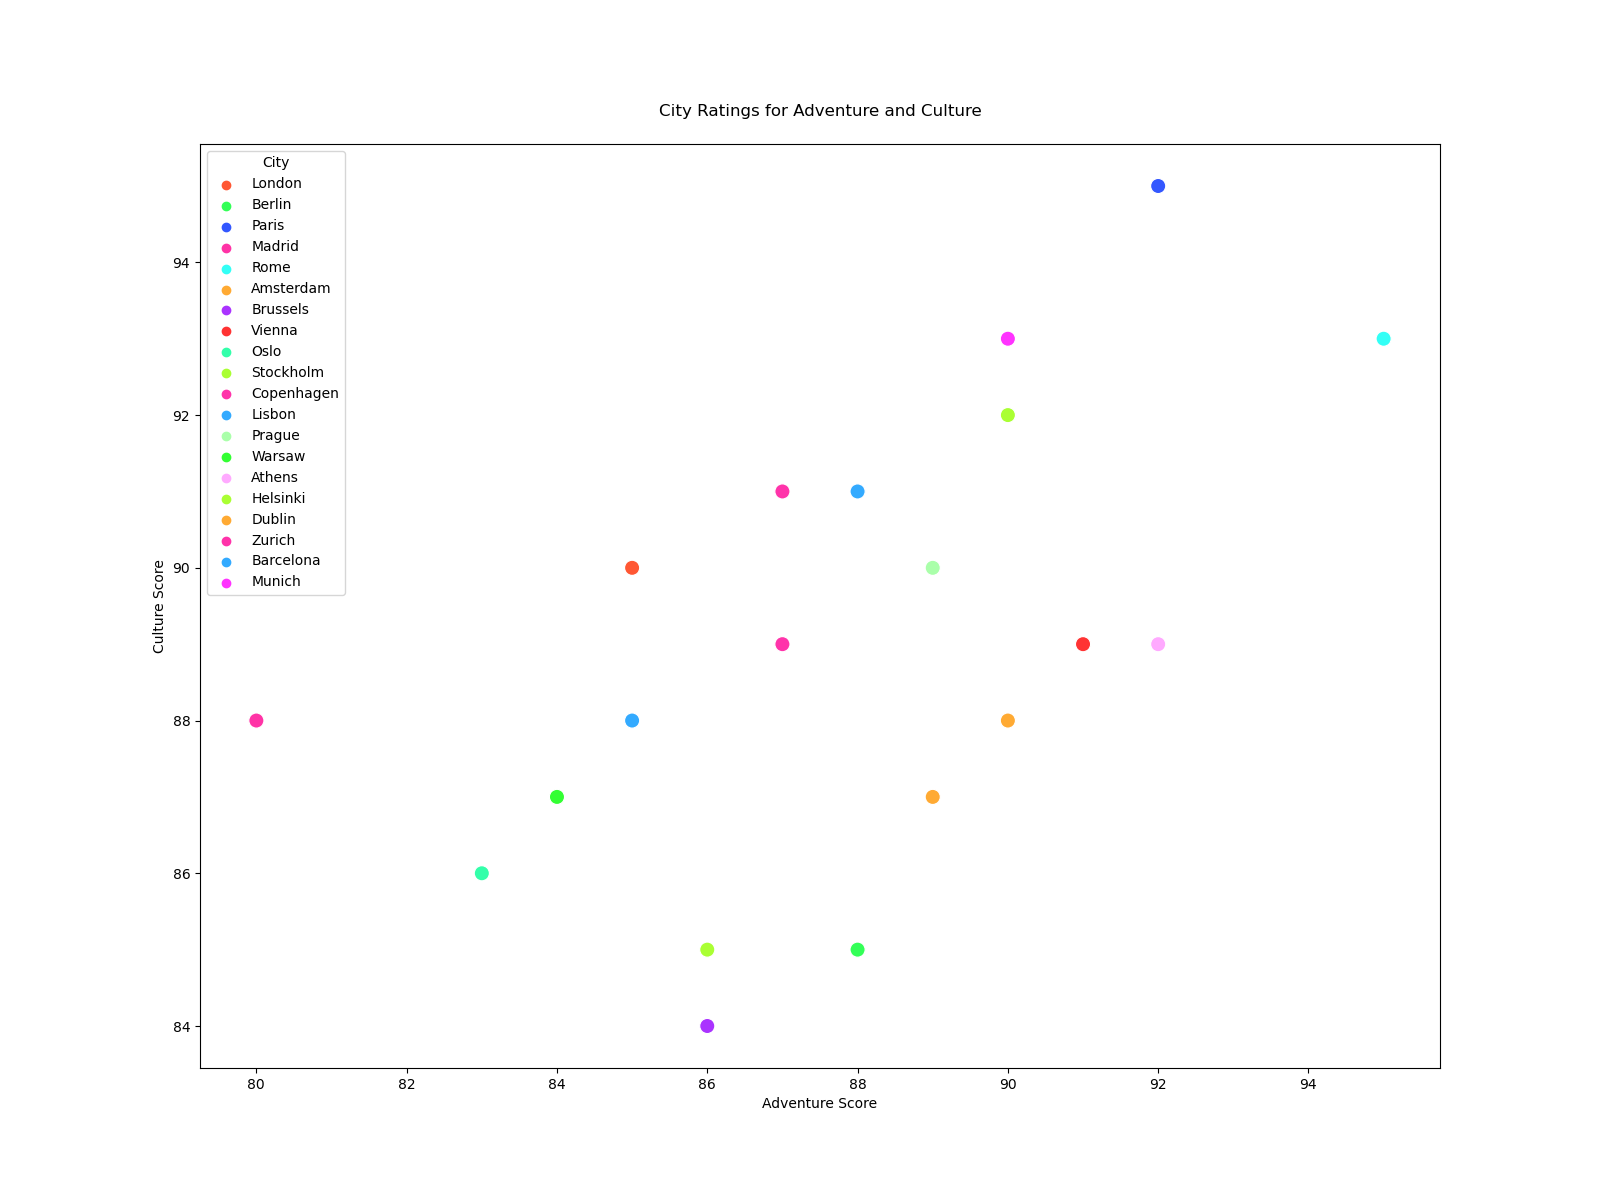

The Python source for this figure:

import seaborn as sns
import pandas as pd
import matplotlib.pyplot as plt

# Data: City ratings for adventure and culture
data = {
    'City': [
        'London', 'Berlin', 'Paris', 'Madrid', 'Rome',
        'Amsterdam', 'Brussels', 'Vienna', 'Oslo',
        'Stockholm', 'Copenhagen', 'Lisbon', 'Prague',
        'Warsaw', 'Athens', 'Helsinki', 'Dublin',
        'Zurich', 'Barcelona', 'Munich'
    ],
    'Adventure Score': [
        85, 88, 92, 80, 95,
        89, 86, 91, 83,
        90, 87, 85, 89,
        84, 92, 86, 90,
        87, 88, 90
    ],
    'Culture Score': [
        90, 85, 95, 88, 93,
        87, 84, 89, 86,
        92, 91, 88, 90,
        87, 89, 85, 88,
        89, 91, 93
    ]
}

# Convert data to DataFrame
df = pd.DataFrame(data)

# Set the width and height of the plot
plt.figure(figsize=(16, 12))

# Create Seaborn scatterplot
sns.scatterplot(
    x='Adventure Score', y='Culture Score',
    hue='City', palette=[
        '#FF5733', '#33FF57', '#3357FF', '#FF33A6', '#33FFF6',
        '#FFAA33', '#AA33FF', '#FF3333', '#33FFAA', '#AAFF33',
        '#FF33AA', '#33AAFF', '#AAFFAA', '#33FF33', '#FFAAFF',
        '#AAFF33', '#FFAA33', '#FF33AA', '#33AAFF', '#FF33FF'
    ],
    data=df,
    s=120  # Marker size
)

# Add labels and title
plt.xlabel('Adventure Score')
plt.ylabel('Culture Score')
plt.title('City Ratings for Adventure and Culture', pad=20)

# Display plot
plt.show()
